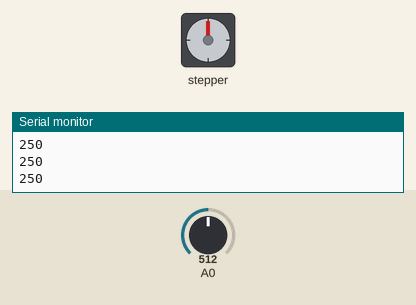
Bench run of a sketch on a simulated Arduino Uno, built with avr-gcc and run on an emulated ATmega328P. Parts: stepper motor, the last lines printed to the serial monitor. Inputs (shaded band) come from the test bench; at power-on: A0 = 512. Stepper angles assume 2048 steps per turn.

Above: at 1.2 s.
1.3 s: A0 set to 716
At 2.5 s:
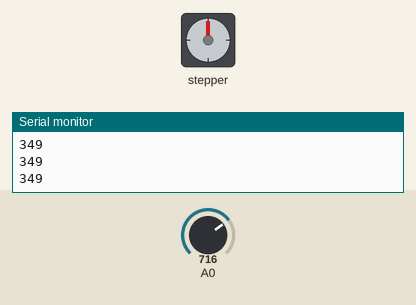
2.8 s: A0 set to 900
At 3.8 s:
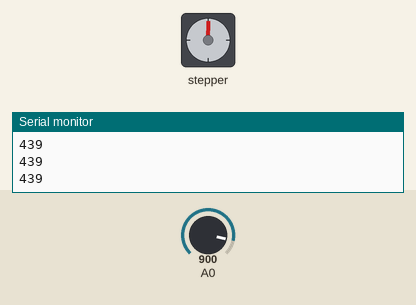
Timing chart, 0 to 5.8 s (numbered marks = the images above; inputs shaded):
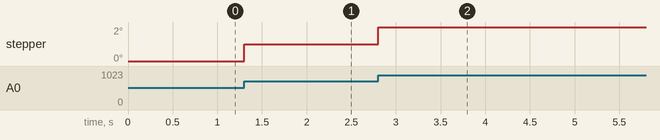

The sketch:

Code-stepper-motor-control-with-potentiometer-arduino.ino
```cpp
#include <Stepper.h> // Include the header file
// change this to the number of steps on your motor
#define STEPS 32
// create an instance of the stepper class using the steps and pins
Stepper stepper(STEPS, 8, 10, 9, 11);
int Pval = 0;
int potVal = 0;
void setup() {
  Serial.begin(9600);
  stepper.setSpeed(200);
}
void loop() {
potVal = map(analogRead(A0),0,1024,0,500);
if (potVal>Pval)
  stepper.step(5);
if (potVal<Pval)
  stepper.step(-5);
Pval = potVal;
Serial.println(Pval); //for debugging
}
```
